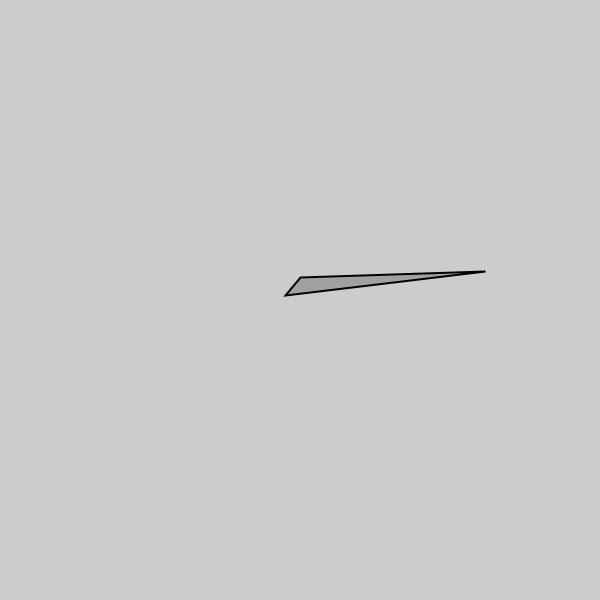
Frame 1 (no input)
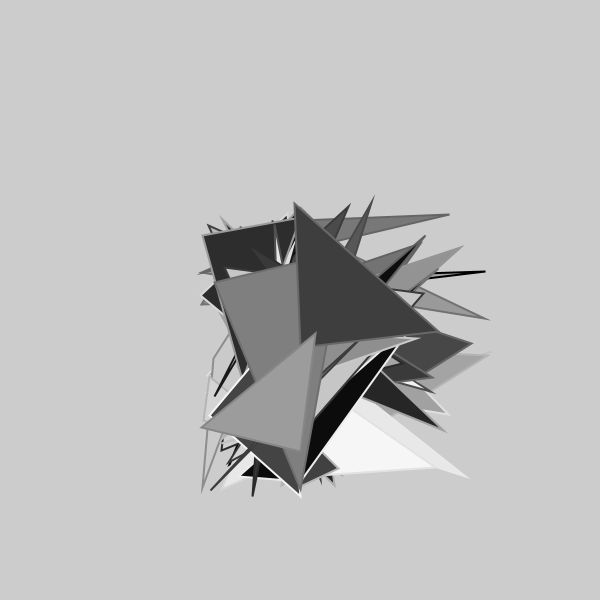
Frame 60 (the mouse pressed at the canvas centre just before this capture)
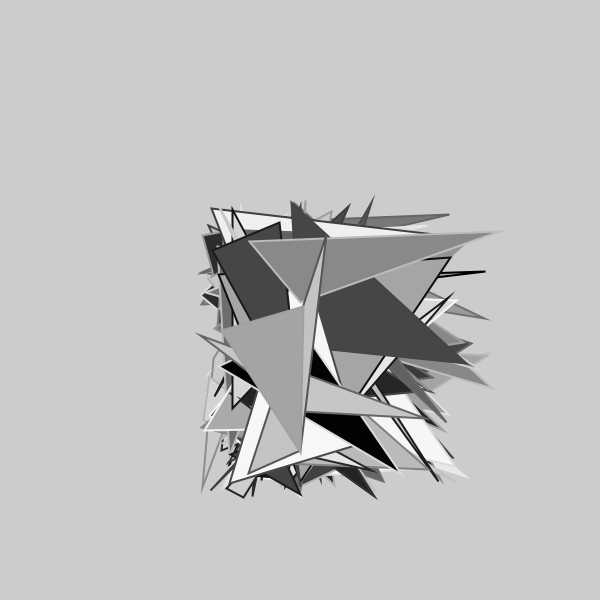
Frame 120 (the mouse held since frame 60 and released just before this capture)

The Processing sketch that drew these frames (run headless with seeded random() and noise(); from frame 60 on, the mouse is pressed at the canvas centre):

// Processing sketch: processing_84200
// ── processing_84200.pde

void setup (){
  size(600,600);
  smooth();
}



void draw ()
{
//background(random(0,250),random(0,250),random(0,250));
fill(random(0,250));
strokeWeight(2);
triangle(random(300,300),random(200,500),random(200,500),random(200,500),random(200,300),random(200,500));

stroke(random(0,250));

}
